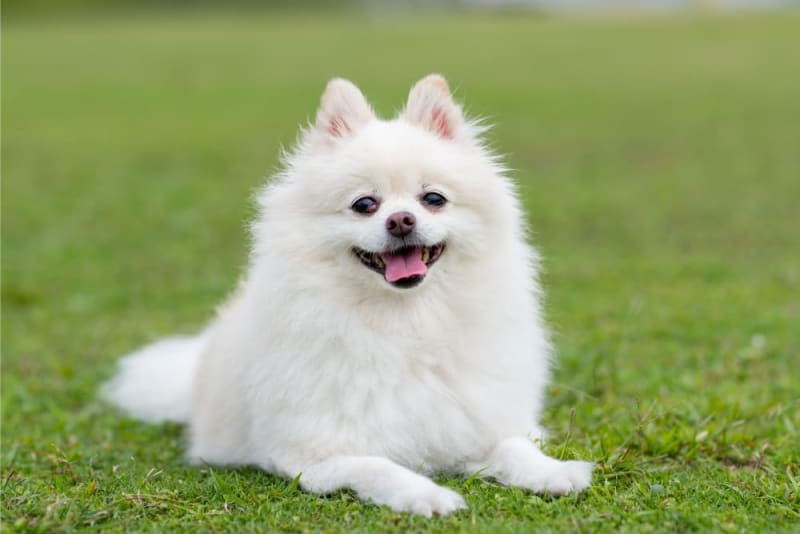
#> input picture module2/week1/Exercise2/images/dog.jpg, 800 x 534 px, found by its file name
$ python luminosity.py
#> lines starting #> are read from the running program, lines starting #| are printed output that depends on the picture
import matplotlib.image as mpimg
import numpy as np
import matplotlib.pyplot as plt

# Cách 1
img = mpimg.imread('module2\week1\Exercise2\images\dog.jpg')
#> img is the input picture: shape (534, 800, 3); mean R, G, B 149.2, 163.3, 110.6
coef = np.array([0.21, 0.72, 0.07])
gray_img_03 = np.zeros((img.shape[0], img.shape[1]))
print(img.shape[0])
#| 534
for i in range(img.shape[0]):
  for j in range(img.shape[1]):
    gray_img_03[i, j] = np.round(img[i, j].dot(coef), 1)
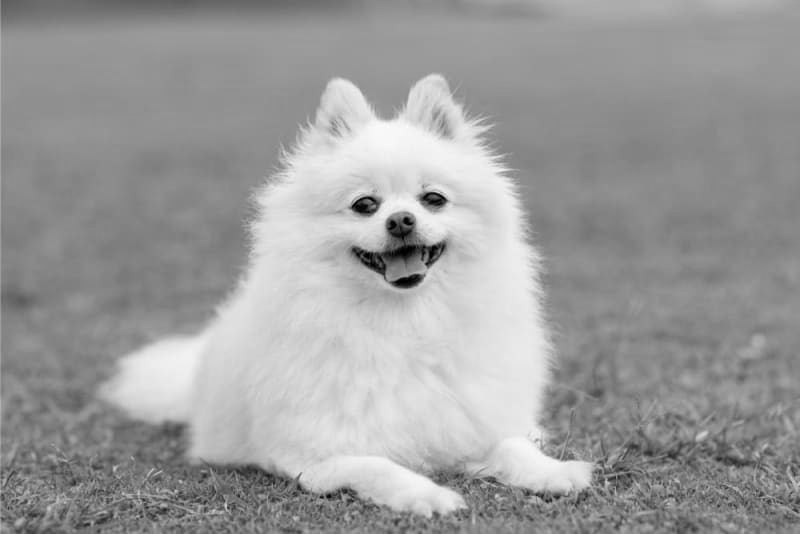
#> gray_img_03: shape (534, 800) float64; min 0, max 252.4, mean 156.6

print(gray_img_03[0, 0])
#| 126.2


# cách 2
def compute_luminosity(vector):
  coef = np.array([0.21, 0.72, 0.07]).T
  return np.round(vector.dot(coef), 1)


gray_img_03 = np.apply_along_axis(compute_luminosity, axis=2, arr=img)
print(gray_img_03[0, 0])
#| 126.2

fig, axes = plt.subplots(1, 2, figsize=(10, 8))

axes[0].imshow(img)
axes[0].set_title("Original Image")

axes[1].imshow(gray_img_03, cmap='gray')
axes[1].set_title("Grayscale Image")

plt.show()
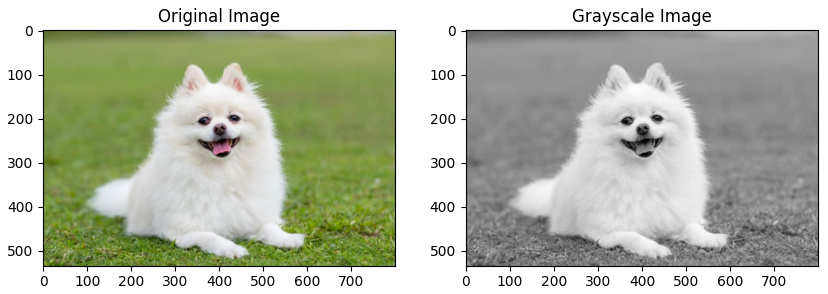
#> figure drawn by matplotlib, 2 panels
